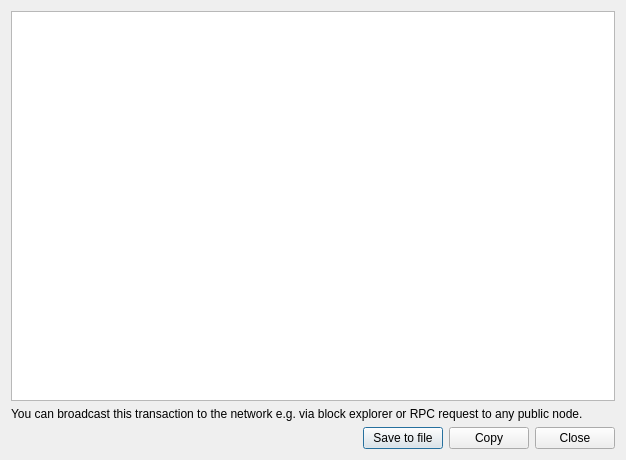
<?xml version="1.0" encoding="UTF-8"?>
<ui version="4.0">
 <class>ExportRawTransactionDialog</class>
 <widget class="QDialog" name="ExportRawTransactionDialog">
  <property name="geometry">
   <rect>
    <x>0</x>
    <y>0</y>
    <width>626</width>
    <height>460</height>
   </rect>
  </property>
  <property name="minimumSize">
   <size>
    <width>600</width>
    <height>150</height>
   </size>
  </property>
  <property name="maximumSize">
   <size>
    <width>16777215</width>
    <height>16777215</height>
   </size>
  </property>
  <property name="windowTitle">
   <string>Export raw transaction</string>
  </property>
  <property name="windowIcon">
   <iconset resource="../../resources.qrc">
    <normaloff>:/images/cryptonote</normaloff>:/images/cryptonote</iconset>
  </property>
  <layout class="QVBoxLayout" name="verticalLayout">
   <item>
    <layout class="QHBoxLayout" name="horizontalLayout_3">
     <property name="topMargin">
      <number>0</number>
     </property>
     <item>
      <widget class="QTextEdit" name="m_txEdit">
       <property name="readOnly">
        <bool>true</bool>
       </property>
       <property name="acceptRichText">
        <bool>false</bool>
       </property>
      </widget>
     </item>
    </layout>
   </item>
   <item>
    <widget class="QLabel" name="label">
     <property name="text">
      <string>You can broadcast this transaction to the network e.g. via block explorer or RPC request to any public node.</string>
     </property>
    </widget>
   </item>
   <item>
    <layout class="QHBoxLayout" name="horizontalLayout">
     <item>
      <spacer name="horizontalSpacer">
       <property name="orientation">
        <enum>Qt::Horizontal</enum>
       </property>
       <property name="sizeHint" stdset="0">
        <size>
         <width>40</width>
         <height>20</height>
        </size>
       </property>
      </spacer>
     </item>
     <item>
      <widget class="QPushButton" name="m_saveTxButton">
       <property name="text">
        <string>Save to file</string>
       </property>
       <property name="icon">
        <iconset resource="../../resources.qrc">
         <normaloff>:/icons/save</normaloff>:/icons/save</iconset>
       </property>
      </widget>
     </item>
     <item>
      <widget class="QPushButton" name="m_copyTxButton">
       <property name="text">
        <string>Copy</string>
       </property>
       <property name="icon">
        <iconset resource="../../resources.qrc">
         <normaloff>:/icons/copy_white</normaloff>:/icons/copy_white</iconset>
       </property>
      </widget>
     </item>
     <item>
      <widget class="QPushButton" name="ClosePushButton">
       <property name="text">
        <string>Close</string>
       </property>
      </widget>
     </item>
    </layout>
   </item>
  </layout>
 </widget>
 <resources>
  <include location="../../resources.qrc"/>
 </resources>
 <connections>
  <connection>
   <sender>ClosePushButton</sender>
   <signal>clicked()</signal>
   <receiver>ExportRawTransactionDialog</receiver>
   <slot>accept()</slot>
   <hints>
    <hint type="sourcelabel">
     <x>622</x>
     <y>274</y>
    </hint>
    <hint type="destinationlabel">
     <x>333</x>
     <y>149</y>
    </hint>
   </hints>
  </connection>
  <connection>
   <sender>m_copyTxButton</sender>
   <signal>clicked()</signal>
   <receiver>ExportRawTransactionDialog</receiver>
   <slot>copyTx()</slot>
   <hints>
    <hint type="sourcelabel">
     <x>711</x>
     <y>68</y>
    </hint>
    <hint type="destinationlabel">
     <x>419</x>
     <y>44</y>
    </hint>
   </hints>
  </connection>
  <connection>
   <sender>m_saveTxButton</sender>
   <signal>clicked()</signal>
   <receiver>ExportRawTransactionDialog</receiver>
   <slot>saveTxToFile()</slot>
   <hints>
    <hint type="sourcelabel">
     <x>412</x>
     <y>127</y>
    </hint>
    <hint type="destinationlabel">
     <x>312</x>
     <y>74</y>
    </hint>
   </hints>
  </connection>
 </connections>
 <slots>
  <slot>copyTx()</slot>
  <slot>saveTxToFile()</slot>
 </slots>
</ui>
